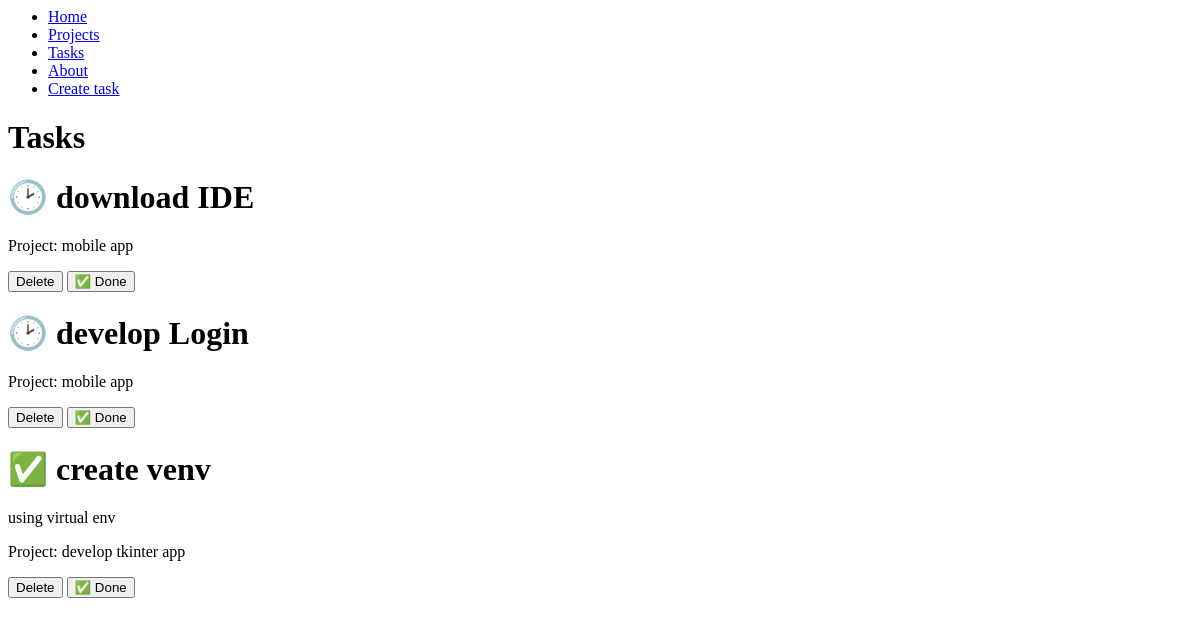
Page /task/ on the earlier database version.
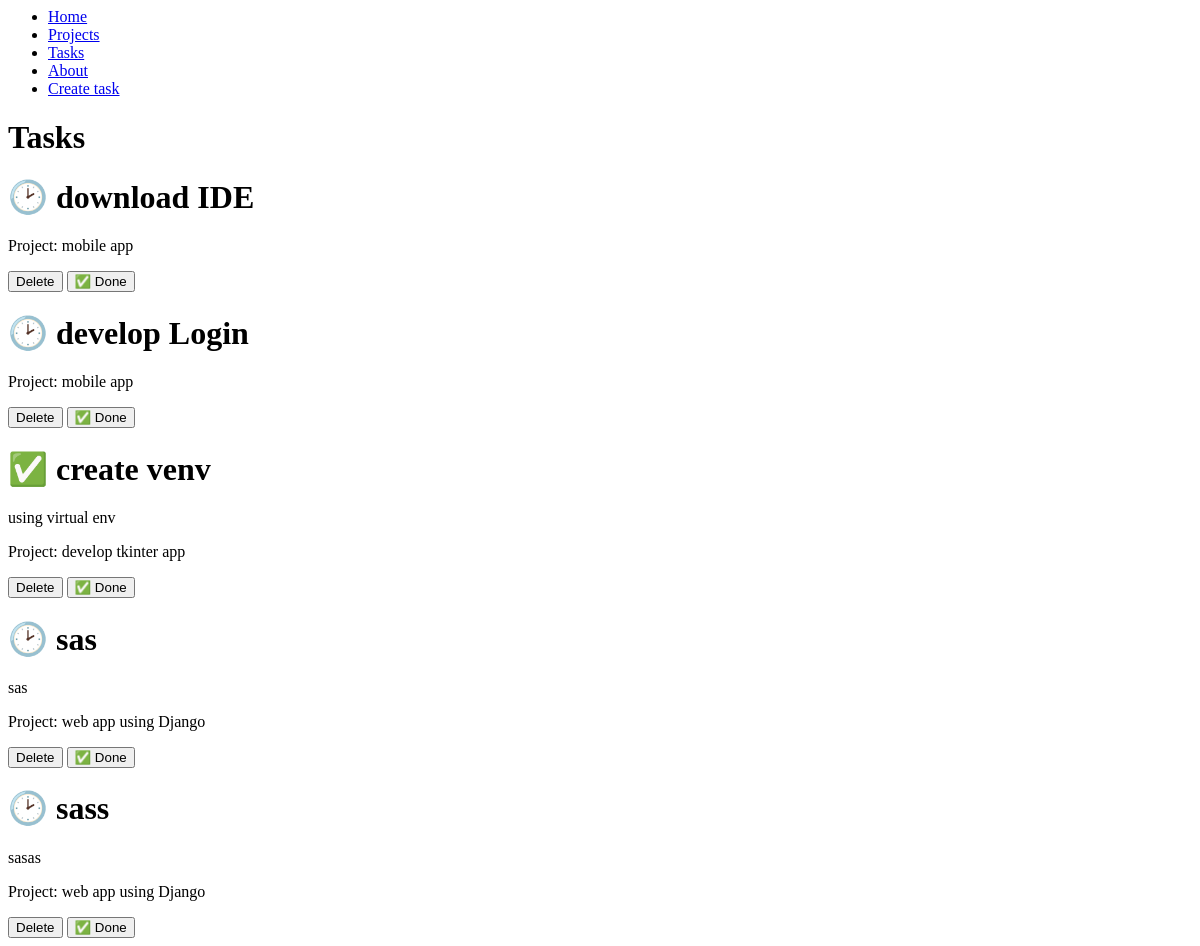
Same page on the later database version.
### myapp/models.py (models this page shows, shortened)
class Task(models.Model):
    title = models.CharField(max_length=200)
    description = models.TextField()
    project = models.ForeignKey(Project, on_delete=models.CASCADE)
    done = models.BooleanField(default=False)

class Project(models.Model):
    name = models.CharField(max_length=200)

### myapp/views.py (the view)
# urls.py: path('task/', views.task),
def task(request):
    tasks = Task.objects.all()
    return render(request,'task.html',{
        'tasks': tasks
    })

### myapp/templates/task.html
{% extends 'layouts/base.html' %}
{% block content %}
<h1>Tasks</h1>
{% for task in tasks %}
<div>
    <h1>{% if task.done == False %} 🕑 {% else %} ✅ {% endif %} {{task.title}}</h1>
    <p>{{task.description}}</p>
    <p>Project: {{task.project.name}}</p>
    <button>
        Delete
    </button>
    <button>
        ✅ Done
    </button>
</div>
{% endfor %}
{% endblock %}

### myapp/templates/layouts/base.html
<nav>
    <ul>
        <li>
            <a href="/">Home</a>
        </li>
        <li>
            <a href="/projects">Projects</a>
        </li>
        <li>
            <a href="/task">Tasks</a>
        </li>
        <li>
            <a href="/about">About</a>
        </li>
        <li>
            <a href="/create_task">Create task</a>
        </li>
    </ul>
</nav>
{% block content %}
{% endblock %}

Differences in the rows shown:
added Task: title "sas", description "sas", project.name "web app using Django"
added Task: title "sass", description "sasas", project.name "web app using Django"
